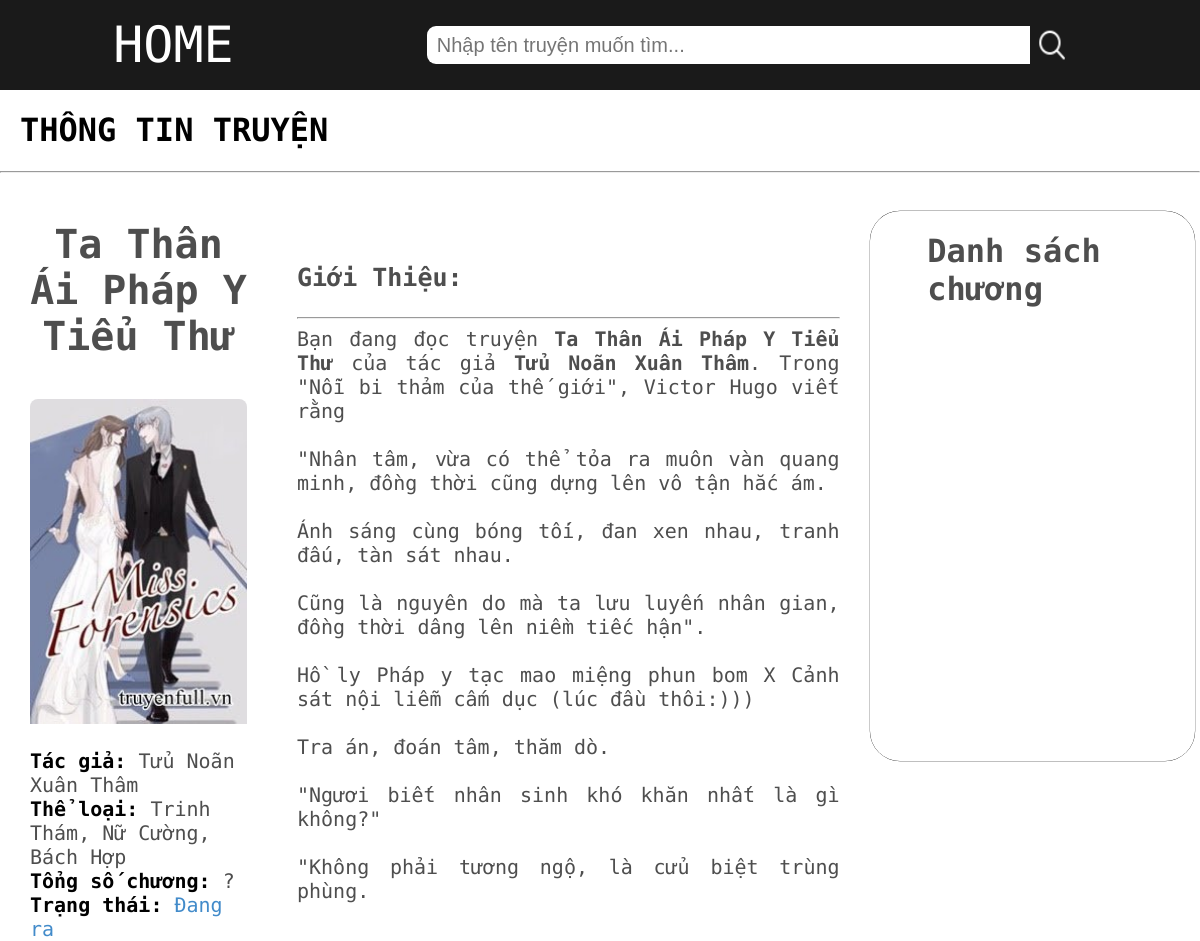
The app's page /pages/details.php?id=4, older data.
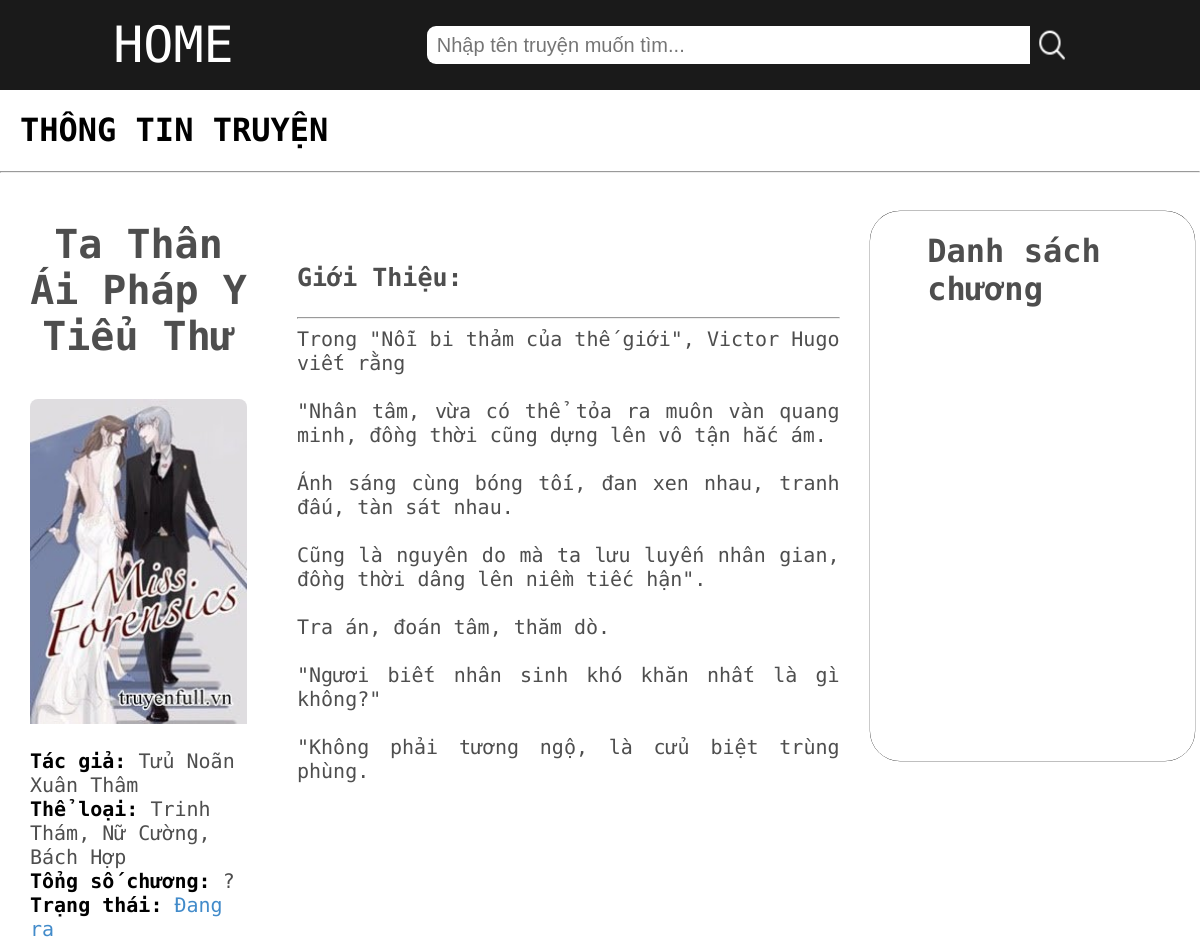
The same page, newer data.
### tables this page shows
CREATE TABLE `truyen` (
  `Id_truyen` int(11) NOT NULL,
  `Ten` varchar(255) DEFAULT NULL,
  `TacGia` varchar(255) DEFAULT NULL,
  `TheLoai` varchar(255) DEFAULT NULL,
  `TongSoChuong` int(11) DEFAULT NULL,
  `TrangThai` varchar(50) DEFAULT NULL,
  `GioiThieu` text DEFAULT NULL,
  `NgayTao` datetime DEFAULT NULL,
  `AnhBia` varchar(255) DEFAULT NULL
);

### pages/details.php (the view, shortened to what this page needs)
<!DOCTYPE html>
<html>
    <head>
        <link rel="stylesheet" a href="../css/details.css">
    </head>
    <body>
        <div>
            <div class="navBar">
            <div>
                <a href="home.php">HOME</a>
            </div>
            <div style="display: flex; flex-direction: row; width:60%;">
                <input type="text" placeholder="Nhập tên truyện muốn tìm...">
                <button class="searchIcon"><img src="../images/search-icon.png"></button>
            </div>
            </div>
            <h1>THÔNG TIN TRUYỆN</h1>
<hr>
            <div class="menu">
                <?php
                            include '../actions/connect.php';
                            $result = mysqli_query($conn, "SELECT * FROM truyen WHERE Id_truyen = " . $_GET['id']);
                            $row = mysqli_fetch_assoc($result);
                            if($row) {
                                $TenTruyen = $row['Ten'];
                                $TacGia = $row['TacGia'];
                                $TheLoai = $row['TheLoai'];
                                $TrangThai = $row['TrangThai'];
                                $AnhBia = $row['AnhBia'];
                                $TongSoChuong = $row['TongSoChuong'];
                                $GioiThieu = $row['GioiThieu'];
                            }
                            else {
                                die("Không tìm thấy truyện");
                            }
                ?>
                <div class="left">
                    <div style="text-align: center;">
                        <h3><?php echo isset($TenTruyen) ? $TenTruyen : '';?></h3>
                        <img src="../images/<?php echo isset($AnhBia) ? $AnhBia : 'gamingcat.jpg'; ?>">
                    </div>
                    <div style="padding: 0 0 0 0;">
                        <b>Tác giả:</b>
                        <span><?php echo isset($TacGia) ? $TacGia : ''; ?></span>
                        <br>
                        <b>Thể loại:</b>
                        <span><?php echo isset($TheLoai) ? $TheLoai : ''; ?></span>
                        <br>
                        <b>Tổng số chương:</b>
                        <span><?php echo isset($TongSoChuong) ? $TongSoChuong : '?'; ?></span>
                        <br>
                        <b>Trạng thái:</b>
                        <span style="color:#428BCA;"><?php echo isset($TrangThai) ? $TrangThai : ''; ?></span>
                    </div>
                </div>
                <div class="detail">
                    <br>
                    <br>
                    <br>
                    <h3>Giới Thiệu:</h3>
                    <hr>
                    <span>
                    <?php echo isset($GioiThieu) ? $GioiThieu : ''; ?>
                    </span>
                </div>
                <div style="width:30%; height: 550px; color:#4E4E4E; box-shadow: 0 0 0 0.2px #000;border-radius: 30px; margin-left:30px; margin-top:30px; margin-right:5px;">
                    <h1 style="padding-left:0">Danh sách chương</h1>
                    <div class="list">
                        <ul class="listContainer">
                        </ul>
                    </div>
                </div>
            </div>
        </div>
    </body>
</html>

### css/details.css (style rules this page uses)
body { font-family: "Roboto Mono", "san-serif", "Arial"; margin: 0; }
.navBar { margin: 0; background-color: rgb(26,26,26); color:white; display:flex; flex-direction: row; justify-content: space-evenly; align-items: center; height: 90px; }
.navBar > div { margin: 20px 20px 20px 20px; }
.navBar a { text-decoration: none; font-size: 50px; color:white; }
.navBar input[type = "text"] { font-size: 20px; width: 100%; height: auto; margin-left:60px; border:none; border-radius:9px 0 0 9px; padding-left: 10px; }
.navBar button { background: none; border:none; margin-right:20px; }
.navBar button > img { height:100%; width:130%; object-fit: fill; }
h1 { padding-left:20px; }
.menu { display: flex; flex-direction: row; padding-left: 30px; }
h3 { color:#4E4E4E; font-size:40px; }
.menu div > h1 { margin-left:3ch; }
.left { display:flex; flex-direction: column; font-size: 20px; width:20%; }
.left img { width: 100%; height: auto; border-radius: 8px; aspect-ratio: 2 / 3; object-fit: fill; padding-bottom:20px; }
span { color:#4E4E4E; }
.detail { padding-left:50px; width:50%; }
.detail h3 { font-size:25px; }
.detail span { font-size:20px; display:block; text-align: justify; }
.listContainer { overflow-y: auto; height:550px; }

Row changes from the older to the newer data that the page shows:
changed truyen "Ta Thân Ái Pháp Y Tiểu Thư": GioiThieu "Bạn đang đọc truyện Ta Thân Ái Pháp Y Tiểu Thư của tác giả Tửu Noãn Xuân Thâm . Trong \"Nỗi bi thảm của thế giới\", Victor Hugo viết rằng \"Nhân tâm, vừa có thể tỏa ra muôn vàn quang minh, đồng thời cũng dựng lên vô tận hắc ám. Ánh sáng cùng bóng tối, đan xen nhau, tranh đấu, tàn sát nhau. Cũng là nguyên do mà ta lưu luyến nhân gian, đồng thời dâng lên niềm tiếc hận\". Hồ ly Pháp y tạc mao miệng phun bom X Cảnh sát nội liễm cấm dục (lúc đầu thôi:))) Tra án, đoán tâm,…" → "Trong \"Nỗi bi thảm của thế giới\", Victor Hugo viết rằng \"Nhân tâm, vừa có thể tỏa ra muôn vàn quang minh, đồng thời cũng dựng lên vô tận hắc ám. Ánh sáng cùng bóng tối, đan xen nhau, tranh đấu, tàn sát nhau. Cũng là nguyên do mà ta lưu luyến nhân gian, đồng thời dâng lên niềm tiếc hận\". Tra án, đoán tâm,…"
